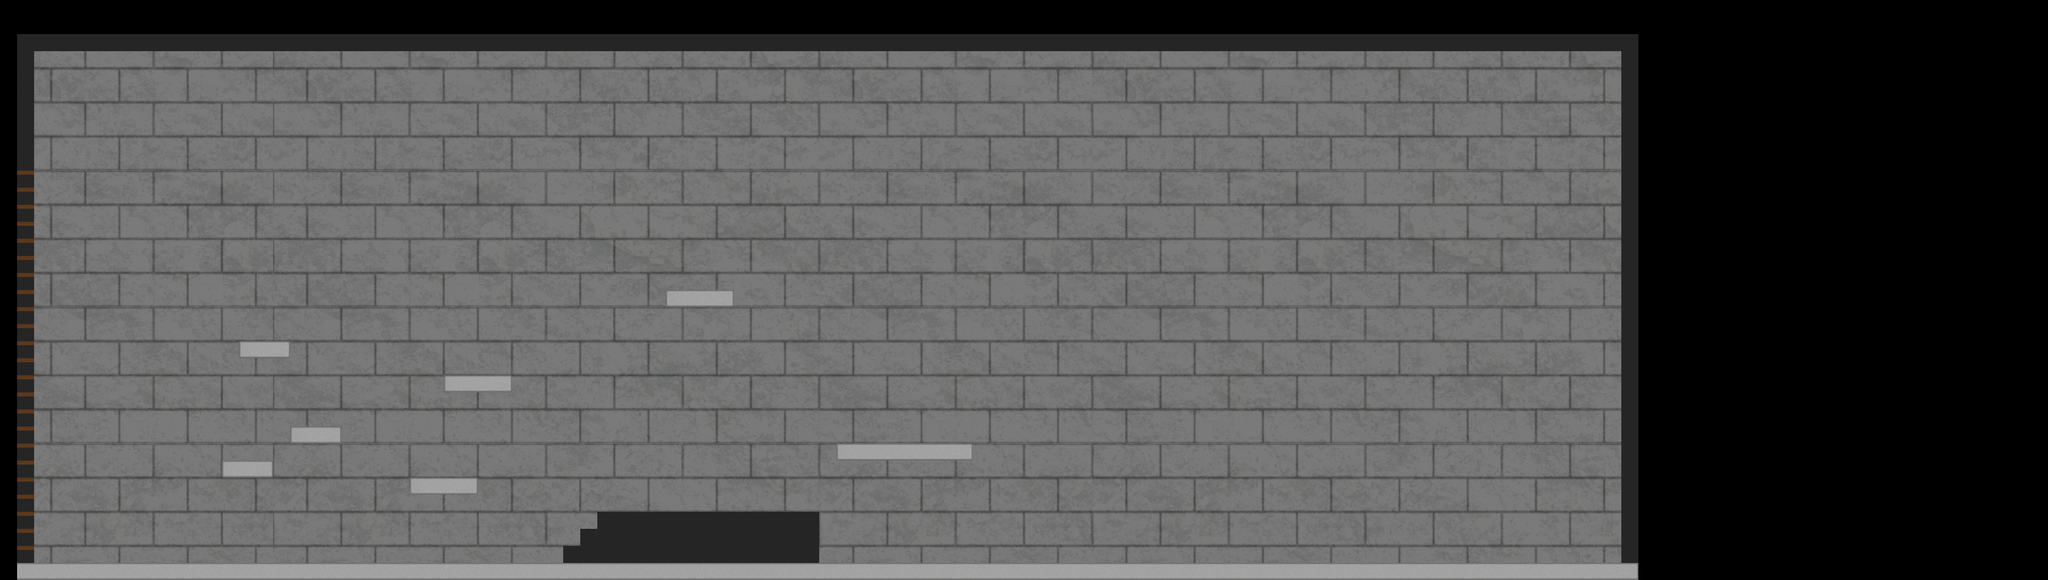

Below is a game level as drawn by its tile map, then a one-line description and the .tmx that defines it (tile-layer data replaced by summaries):
An orthogonal 120x34 tile map with 32x32 px tiles, 4 tile layers (Background, Mask, Enemies, Foreground), 5 tilesets and 20 objects (14x Platform, 5x Light, Player).

<map version="1.0" orientation="orthogonal" width="120" height="34" tilewidth="32" tileheight="32">
 <tileset firstgid="1" name="Collision" tilewidth="32" tileheight="32">
  <image source="Impassable.png" width="32" height="32" />
  <tile id="0">
   <properties>
    <property name="Collision" value="true" />
   </properties>
  </tile>
 </tileset>
 <tileset firstgid="2" name="Mask" tilewidth="32" tileheight="32">
  <image source="Platform.png" width="128" height="32" />
  <tile id="0">
   <properties>
    <property name="IsShadowCaster" value="true" />
   </properties>
  </tile>
  <tile id="1">
   <properties>
    <property name="IsShadowCaster" value="true" />
   </properties>
  </tile>
  <tile id="2">
   <properties>
    <property name="IsShadowCaster" value="true" />
   </properties>
  </tile>
  <tile id="3">
   <properties>
    <property name="IsShadowCaster" value="true" />
   </properties>
  </tile>
 </tileset>
 <tileset firstgid="6" name="Backgroud" tilewidth="1024" tileheight="1024">
  <tileoffset x="0" y="992" />
  <image source="TexturedStoneWall1024.png" width="1024" height="1024" />
 </tileset>
 <tileset firstgid="7" name="Staircase" tilewidth="32" tileheight="32">
  <image source="Staircase.png" width="384" height="256" />
 </tileset>
 <tileset firstgid="103" name="Chandelier" tilewidth="32" tileheight="32">
  <image source="Chandelier.png" width="128" height="128" />
 </tileset>
 <layer name="Background" width="120" height="34">
  <data>[4080 cells, 4 non-empty, 1 distinct tile ids]</data>
 </layer>
 <layer name="Mask" width="120" height="34">
  <data>[4080 cells, 321 non-empty, 9 distinct tile ids]</data>
 </layer>
 <objectgroup color="#a40000" name="Platforms" width="120" height="34">
  <object type="Platform" x="832" y="704" width="128" height="32">
   <properties>
    <property name="CollisionType" value="Platform" />
    <property name="IsShadowCaster" value="true" />
   </properties>
  </object>
  <object type="Platform" x="448" y="640" width="96" height="32">
   <properties>
    <property name="CollisionType" value="Impassable" />
    <property name="IsShadowCaster" value="true" />
   </properties>
  </object>
  <object type="Platform" x="32" y="1056" width="3040" height="32">
   <properties>
    <property name="CollisionType" value="Platform" />
    <property name="IsShadowCaster" value="true" />
   </properties>
  </object>
  <object type="Platform" x="768" y="896" width="128" height="32">
   <properties>
    <property name="CollisionType" value="Platform" />
    <property name="IsShadowCaster" value="true" />
   </properties>
  </object>
  <object type="Platform" x="416" y="864" width="96" height="32">
   <properties>
    <property name="CollisionType" value="Platform" />
    <property name="IsShadowCaster" value="true" />
   </properties>
  </object>
  <object type="Platform" x="544" y="800" width="96" height="32">
   <properties>
    <property name="CollisionType" value="Platform" />
    <property name="IsShadowCaster" value="true" />
   </properties>
  </object>
  <object type="Platform" x="1248" y="544" width="128" height="32">
   <properties>
    <property name="CollisionType" value="Platform" />
    <property name="IsShadowCaster" value="true" />
   </properties>
  </object>
  <object type="Platform" x="1120" y="960" width="416" height="96">
   <properties>
    <property name="CollisionType" value="Platform" />
    <property name="IsShadowCaster" value="true" />
   </properties>
  </object>
  <object type="Platform" x="1088" y="992" width="32" height="32">
   <properties>
    <property name="CollisionType" value="Platform" />
    <property name="IsShadowCaster" value="true" />
   </properties>
  </object>
  <object type="Platform" x="1056" y="1024" width="64" height="32">
   <properties>
    <property name="CollisionType" value="Platform" />
    <property name="IsShadowCaster" value="true" />
   </properties>
  </object>
  <object type="Platform" x="32" y="64" width="3040" height="32">
   <properties>
    <property name="CollisionType" value="Platform" />
    <property name="IsShadowCaster" value="true" />
   </properties>
  </object>
  <object type="Platform" x="32" y="96" width="32" height="960">
   <properties>
    <property name="CollisionType" value="Platform" />
    <property name="IsShadowCaster" value="true" />
   </properties>
  </object>
  <object type="Platform" x="3040" y="96" width="32" height="960">
   <properties>
    <property name="CollisionType" value="Platform" />
    <property name="IsShadowCaster" value="true" />
   </properties>
  </object>
  <object type="Platform" x="1568" y="832" width="256" height="32">
   <properties>
    <property name="CollisionType" value="Platform" />
    <property name="IsShadowCaster" value="true" />
   </properties>
  </object>
 </objectgroup>
 <layer name="Enemies" width="120" height="34">
  <data>[4080 cells, 0 non-empty, 0 distinct tile ids]</data>
 </layer>
 <objectgroup name="Agents" width="120" height="34">
  <object name="ThePlayer" type="Player" x="192" y="832" width="32" height="32" />
 </objectgroup>
 <layer name="Foreground" width="120" height="34">
  <data>[4080 cells, 0 non-empty, 0 distinct tile ids]</data>
 </layer>
 <objectgroup color="#ffee00" name="Lights" width="120" height="34">
  <object name="Lamp" type="Light" x="1280" y="320" width="32" height="32">
   <properties>
    <property name="B" value="0" />
    <property name="Fov" value="4" />
    <property name="G" value="255" />
    <property name="Intensity" value="1" />
    <property name="R" value="0" />
    <property name="Range" value="500" />
   </properties>
  </object>
  <object name="Lamp" type="Light" x="256" y="320" width="32" height="32">
   <properties>
    <property name="B" value="200" />
    <property name="Fov" value="4" />
    <property name="G" value="200" />
    <property name="Intensity" value="1" />
    <property name="R" value="100" />
    <property name="Range" value="300" />
   </properties>
  </object>
  <object name="Lamp" type="Light" x="768" y="832" width="32" height="32">
   <properties>
    <property name="B" value="255" />
    <property name="Fov" value="4" />
    <property name="G" value="255" />
    <property name="Intensity" value="0.5" />
    <property name="R" value="100" />
    <property name="Range" value="800" />
   </properties>
  </object>
  <object name="Lamp" type="Light" x="256" y="320" width="32" height="32">
   <properties>
    <property name="B" value="200" />
    <property name="Fov" value="4" />
    <property name="G" value="200" />
    <property name="Intensity" value="1" />
    <property name="R" value="100" />
    <property name="Range" value="300" />
   </properties>
  </object>
  <object name="Lamp" type="Light" x="2208" y="448" width="32" height="32">
   <properties>
    <property name="B" value="255" />
    <property name="Fov" value="4" />
    <property name="G" value="255" />
    <property name="Intensity" value="0.5" />
    <property name="R" value="100" />
    <property name="Range" value="800" />
   </properties>
  </object>
 </objectgroup>
</map>